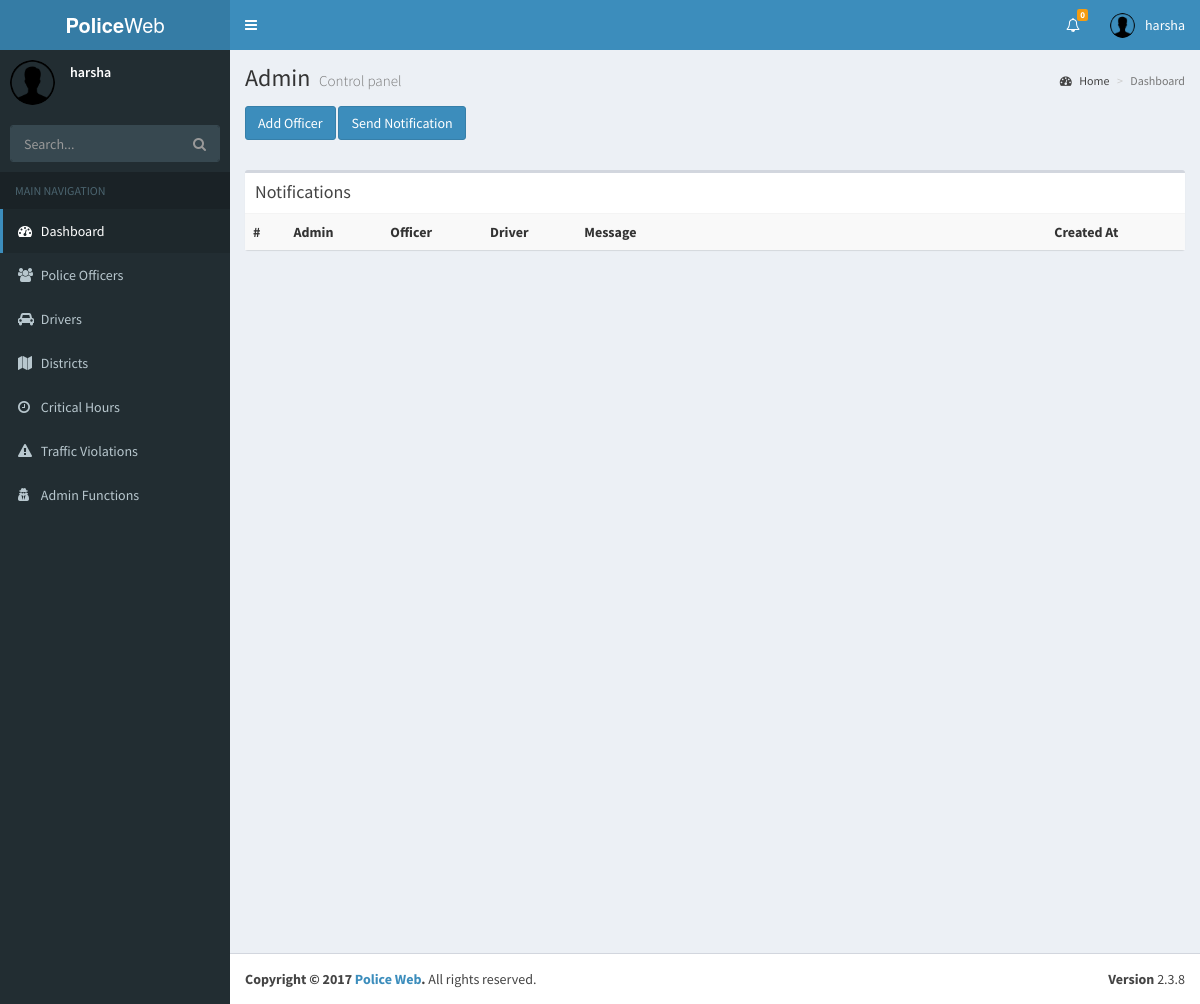
/admin_functions.php (signed in), run on an earlier commit of the app's database.
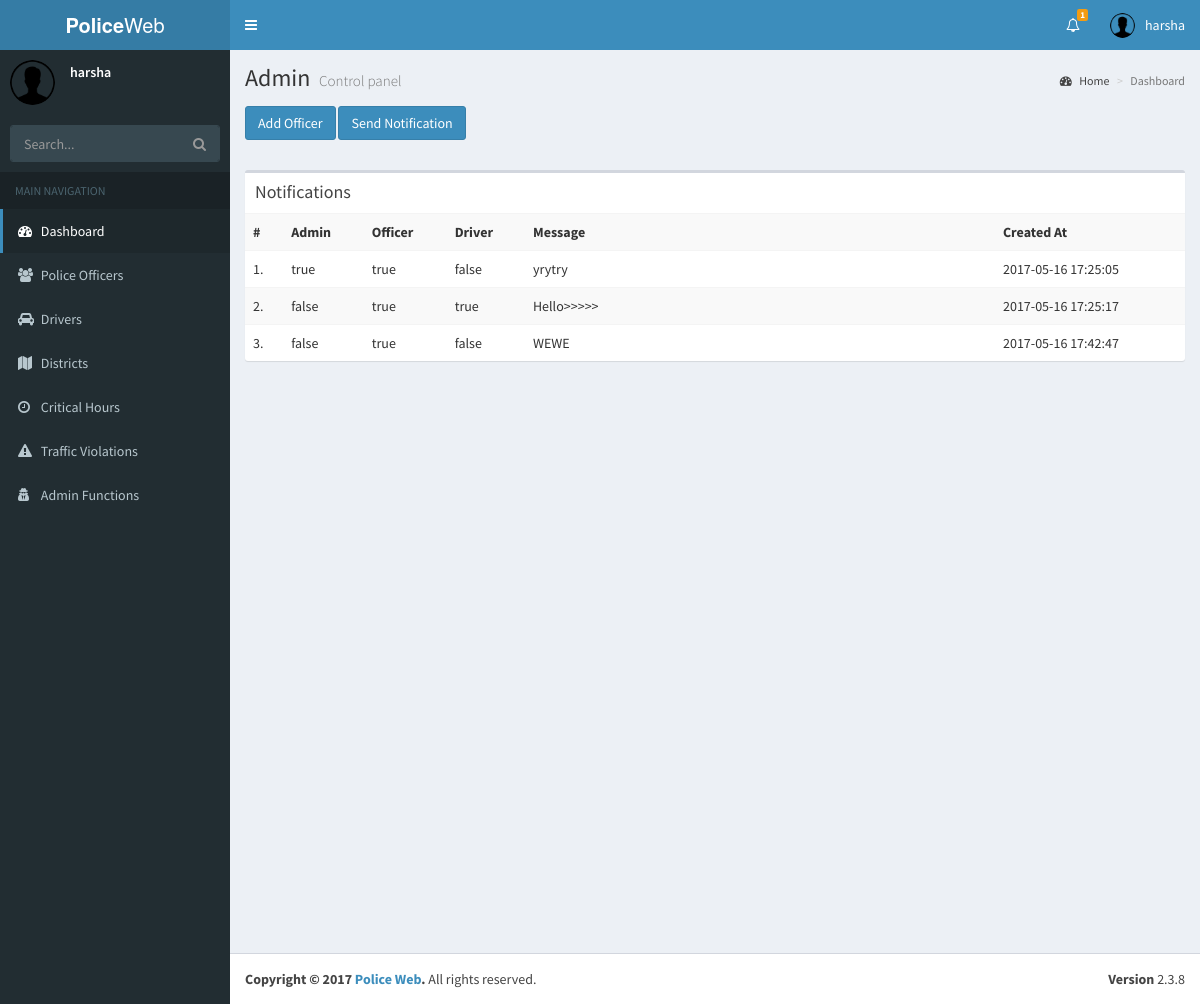
And on a later commit of the database.
### tables this page shows
CREATE TABLE IF NOT EXISTS `notifications` (
`id` int(4) NOT NULL,
  `admin` tinyint(1) DEFAULT '0',
  `driver` tinyint(1) DEFAULT '0',
  `officer` tinyint(1) DEFAULT '0',
  `message` text,
  `created_at` datetime DEFAULT NULL
);

### admin_functions.php (the view, shortened to what this page needs)
<?php
include_once('_shared/header.php');
include_once('backend/dbConnect.php');
$sql = "SELECT * FROM notifications";
$results = $conn->query($sql);
?>
<div class="content-wrapper">
    <section class="content-header">
        <h1>
            Admin
            <small>Control panel</small>
        </h1>
        <ol class="breadcrumb">
            <li><a href="#"><i class="fa fa-dashboard"></i> Home</a></li>
            <li class="active">Dashboard</li>
        </ol>
    </section>
    <section style="padding: 15px">
        <button class="btn btn-primary" data-toggle="modal" data-target="#addOfficerModal">Add Officer</button>
        <button class="btn btn-primary" data-toggle="modal" data-target="#sendNotification">Send Notification</button>
    </section>
    <section class="content">
        <div class="box">
            <div class="box-header">
                <h3 class="box-title">Notifications</h3>
            </div>
            <div class="box-body no-padding">
                <table class="table table-striped">
                    <tbody>
                    <tr>
                        <th>#</th>
                        <th>Admin</th>
                        <th>Officer</th>
                        <th>Driver</th>
                        <th width="50%">Message</th>
                        <th>Created At</th>
                    </tr>
                    <?php
                    $count = 1;
                    while ($row = $results->fetch_assoc()) {
                        ?>
                        <tr>
                            <td><?php echo $count++; ?>.</td>
                            <td><?php if ($row['admin'] == 1) {
                                    echo "true";
                                } else {
                                    echo "false";
                                } ?></td>
                            <td><?php if ($row['officer'] == 1) {
                                    echo "true";
                                } else {
                                    echo "false";
                                } ?></td>
                            <td><?php if ($row['driver'] == 1) {
                                    echo "true";
                                } else {
                                    echo "false";
                                } ?></td>
                            <td>
                                <?php echo $row['message']; ?>
                            </td>
                            <td>
                                <?php echo $row['created_at']; ?>
                            </td>
                        </tr>
                        <?php
                    }
                    ?>
                    </tbody>
                </table>
            </div>
        </div>
    </section>
</div>
<?php
include_once('_shared/footer.php');
?>

### _shared/header.php (shortened to what this page needs)
<?php
include_once('backend/dbConnect.php');
if($_SESSION['logged_user']['type'] == "officer"){
    $sql = "SELECT * FROM notifications WHERE officer = 1";
} else {
    $sql = "SELECT * FROM notifications WHERE admin = 1";
}
$results = $conn->query($sql);
?>
<!DOCTYPE html>
<html>
<head>
    <link rel="stylesheet" href="assets/bootstrap/css/bootstrap.min.css">
    <link rel="stylesheet" href="https://cdnjs.cloudflare.com/ajax/libs/font-awesome/4.5.0/css/font-awesome.min.css">
    <link rel="stylesheet" href="https://cdnjs.cloudflare.com/ajax/libs/ionicons/2.0.1/css/ionicons.min.css">
    <link rel="stylesheet" href="assets/dist/css/AdminLTE.min.css">
    <link rel="stylesheet" href="assets/dist/css/skins/_all-skins.min.css">
    <link rel="stylesheet" href="assets/plugins/iCheck/flat/blue.css">
    <link rel="stylesheet" href="assets/plugins/morris/morris.css">
    <link rel="stylesheet" href="assets/plugins/jvectormap/jquery-jvectormap-1.2.2.css">
    <link rel="stylesheet" href="assets/plugins/datepicker/datepicker3.css">
    <link rel="stylesheet" href="assets/plugins/daterangepicker/daterangepicker.css">
    <link rel="stylesheet" href="assets/plugins/bootstrap-wysihtml5/bootstrap3-wysihtml5.min.css">
</head>
<body class="hold-transition skin-blue sidebar-mini">
<div class="wrapper">
    <header class="main-header">
    <?php
        if($_SESSION['logged_user']['type'] != "officer"){
    ?>
        <a href="index2.html" class="logo">
            <span class="logo-lg"><b>Police</b>Web</span>
        </a>
    <?php
        }
    ?>
        <nav class="navbar navbar-static-top"
        <?php if ($_SESSION['logged_user']['type'] == "officer") {
            ?>
            style="margin-left:0px"
        <?php
        }
        ?>
        >
    <?php
        if($_SESSION['logged_user']['type'] != "officer"){
    ?>
            <a href="#" class="sidebar-toggle" data-toggle="offcanvas" role="button">
            </a>
    <?php
        }
    ?>
            <div class="navbar-custom-menu">
                <ul class="nav navbar-nav">
                    <li class="dropdown notifications-menu">
                        <a href="#" class="dropdown-toggle" data-toggle="dropdown">
                            <i class="fa fa-bell-o"></i>
                            <span class="label label-warning"><?php echo $results->num_rows; ?></span>
                        </a>
                    </li>
                    <li class="dropdown user user-menu">
                        <a href="#" class="dropdown-toggle" data-toggle="dropdown">
                            <img src="assets/dist/img/user2-160x160.jpg" class="user-image" alt="User Image">
                            <span class="hidden-xs"><?php echo $_SESSION['logged_user']['name']; ?></span>
                        </a>
                    </li>
                </ul>
            </div>
        </nav>
    </header>
    <?php
        if($_SESSION['logged_user']['type'] != "officer"){
    ?>
    <aside class="main-sidebar">
        <section class="sidebar">
            <div class="user-panel">
                <div class="pull-left image">
                    <img src="assets/dist/img/user2-160x160.jpg" class="img-circle" alt="User Image">
                </div>
                <div class="pull-left info">
                    <p><?php echo $_SESSION['logged_user']['name']; ?></p>
                </div>
            </div>
            <form action="#" method="get" class="sidebar-form">
                <div class="input-group">
                    <input type="text" name="q" class="form-control" placeholder="Search...">
                    <span class="input-group-btn">
                <button type="submit" name="search" id="search-btn" class="btn btn-flat"><i class="fa fa-search"></i>
                </button>
              </span>
                </div>
            </form>
            <ul class="sidebar-menu">
                <li class="header">MAIN NAVIGATION</li>
                <li class="active"><a href="index.php"><i class="fa fa-dashboard"></i> <span>Dashboard</span></a></li>
                <li><a href="officers.php"><i class="fa fa-users"></i> <span>Police Officers</span></a></li>
                <li><a href="drivers.php"><i class="fa fa-car"></i> <span>Drivers</span></a></li>
                <li><a href="districts.php"><i class="fa fa-map"></i> <span>Districts</span></a></li>
                <li><a href="critical_hours.php"><i class="fa fa-clock-o"></i> <span>Critical Hours</span></a></li>
                <li><a href="traffic_violation.php"><i class="fa fa-exclamation-triangle" aria-hidden="true"></i>
                        <span>Traffic Violations</span></a></li>
                <li><a href="admin_functions.php"><i class="fa fa-user-secret" aria-hidden="true"></i>
                        <span>Admin Functions</span></a></li>
            </ul>
        </section>
    </aside>
    <?php
        }
    ?>

### _shared/footer.php (shortened to what this page needs)
<footer class="main-footer"
    <?php if ($_SESSION['logged_user']['type'] == "officer") {
        ?>
        style="margin-left:0px"
        <?php
    }
    ?>
>
    <div class="pull-right hidden-xs">
        <b>Version</b> 2.3.8
    </div>
    <strong>Copyright &copy; 2017 <a href="http://almsaeedstudio.com">Police Web</a>.</strong> All rights
    reserved.
</footer>
</div>
</body>
</html>

What changed in the data, as far as the page shows it:
added notifications: admin "true", officer "true", driver "false", message "yrytry", created_at "2017-05-16 17:25:05"
added notifications: admin "false", officer "true", driver "true", message "Hello>>>>>", created_at "2017-05-16 17:25:17"
added notifications: admin "false", officer "true", driver "false", message "WEWE", created_at "2017-05-16 17:42:47"
Also different on the page:
$results->num_rows: "0" → "1"
